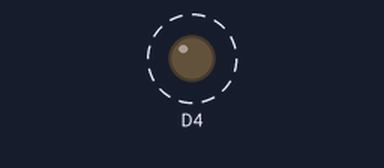
This sketch was run on a simulated ESP8266 (NodeMCU). Parts: output pins drawn as LEDs (lit = HIGH). Dashed ring = blinking. What the sketch prints to the serial monitor is not drawn.

Above: at 0.2 s.
Timing chart, 0 to 3.0 s (numbered marks = the images above):
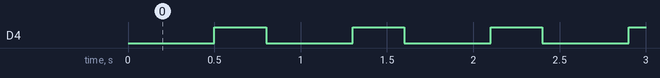

The sketch:

blink.ino
```cpp
#include "Blink.h"
#include "Arduino.h"

Blink blink(D4);

void setup() {
  // put your setup code here, to run once:
  Serial.begin(115200);
  Serial.println( "\nBlinkVersion 1.0 Kim HyunWoo" );
}

void loop() {
  // put your main code here, to run repeatedly:
  blink.on(500);
  blink.off(300);
}
```

Blink.cpp
```cpp
#include "Blink.h"

/* 내장된 LED의 Pull up/down 상태로 인해 HIGH 대신 LOW에서 점등, LOW 대신 HIGH에서 소등됨 *
 * 이는 state의 변경에 따라 얼마든지 바뀔 수 있을 것으로 보이나 현재는 방법을 모르기 때문 *
 * 차후에 이러한 state의 변경을 이해하면 수정이 가능할 것으로 생각됨                      */

Blink::Blink(int pin){
  _pin = pin;
  pinMode(pin, OUTPUT);
}

void Blink::on(int time_ms){
  digitalWrite(_pin, LOW);
  Serial.println( "LED ON" );
  delay(time_ms);
}

void Blink::off(int time_ms){
  digitalWrite(_pin, HIGH);
  Serial.println( "LED OFF" );
  delay(time_ms);
}
```

Blink.h
```cpp
#include "Arduino.h"

class Blink{
 public:
  Blink(int pin);
  void on(int time_ms);
  void off(int time_ms);
 private:
  int _pin;
};
```

Measured:
- by itself, D4: alternates HIGH for 0.30 s and LOW for 0.50 s
